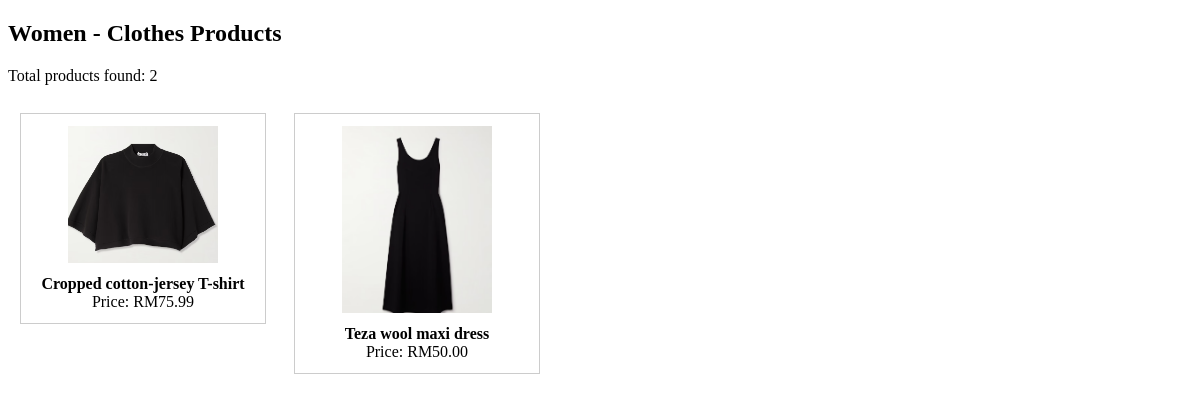
/category_women_shirt.php, run on the app's committed database.
### tables this page shows
CREATE TABLE `product` (
  `product_id` int(9) NOT NULL,
  `user_id` int(9) NOT NULL,
  `product_name` varchar(255) NOT NULL,
  `category` varchar(255) NOT NULL,
  `price` decimal(9,2) NOT NULL,
  `description` text NOT NULL,
  `status` varchar(100) NOT NULL,
  `stock_quantity` int(9) NOT NULL,
  `sales_count` int(9) NOT NULL,
  `rate` int(5) DEFAULT NULL,
  `comment` varchar(255) DEFAULT NULL,
  `created_at` datetime NOT NULL DEFAULT current_timestamp(),
  `subcategory` varchar(100) DEFAULT NULL
);

CREATE TABLE `product_image` (
  `image_id` int(11) NOT NULL,
  `product_id` int(11) NOT NULL,
  `image_path` varchar(255) NOT NULL,
  `created_at` datetime DEFAULT current_timestamp()
);

### category_women_shirt.php (the view, shortened to what this page needs)
<?php
$mainCategory = "Women";
$subCategory = "Clothes";
$fullCategory = "$mainCategory - $subCategory";
require 'db.php';
$stmt = $pdo->prepare("SELECT * FROM product WHERE category = ?");
$stmt->execute([$fullCategory]);
$products = $stmt->fetchAll(PDO::FETCH_ASSOC);
?>
<!DOCTYPE html>
<html>
<head>
</head>
<body>
    <h2><?= "$mainCategory - $subCategory" ?> Products</h2>
    <p>Total products found: <?= isset($products) ? count($products) : 0 ?></p>
    <?php if (!empty($products)): ?>
        <ul>
        <?php foreach ($products as $product): ?>
            <li>
    <?php
    $productId = $product['product_id'];
    $imgStmt = $pdo->prepare("SELECT image_path FROM product_image WHERE product_id = ? LIMIT 1");
    $imgStmt->execute([$productId]);
    $image = $imgStmt->fetch(PDO::FETCH_ASSOC);
    $imagePath = $image ? $image['image_path'] : 'placeholder.png';
    ?>
    <a href="product.php?id=<?= $productId ?>" style="text-decoration: none; color: inherit;">
        <img src="<?= htmlspecialchars($imagePath) ?>" alt="Product Image"><br>
        <strong><?= htmlspecialchars($product['product_name']) ?></strong><br>
        Price: RM<?= $product['price'] ?><br>
    </a>
</li>
        <?php endforeach; ?>
        </ul>
    <?php else: ?>
        <p>No products found in <?= $fullCategory ?>.</p>
    <?php endif; ?>
</body>
</html>

### category_women_shirt.php (style rules this page uses)
ul { padding: 0; }
li { list-style: none; border: 1px solid #ccc; padding: 12px; margin: 12px; width: 220px; display: inline-block; vertical-align: top; text-align: center; }
img { width: 150px; height: auto; margin-bottom: 8px; }

### data on the page
product: product_image.image_path (picture), product_name "Cropped cotton-jersey T-shirt", price "75.99"
product: product_image.image_path (picture), product_name "Teza wool maxi dress", price "50.00"

### other printed values
$mainCategory "Women"
$subCategory "Clothes"
count($products) "2"
